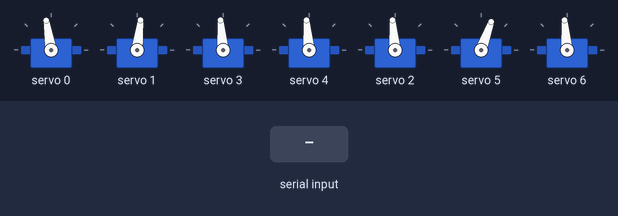
Recording of a sketch running on a simulated Arduino Uno, built with avr-gcc and run on an emulated ATmega328P. Parts: 7 × servo. The inputs (shaded band) are chosen by the test bench.

Above: at 1.26 s.
1.3 s: "Anger,1\n" received over Serial
At 1.46 s:
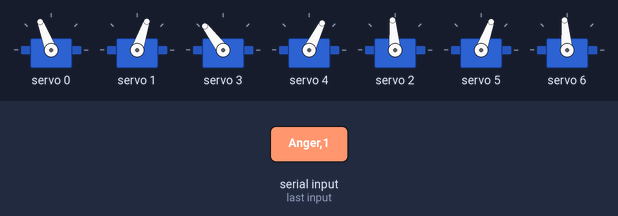
4.3 s: "UserEntered\n" received over Serial
At 4.96 s:
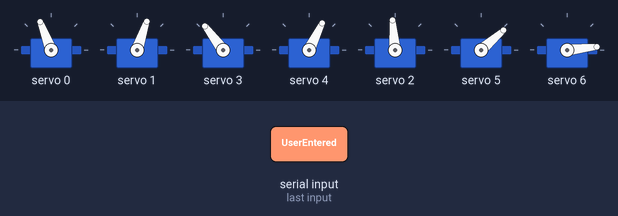
7.3 s: "Neutral,1\n" received over Serial
At 7.66 s:
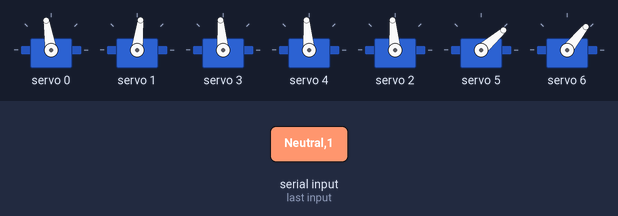
10.3 s: "Super_Happy\n" received over Serial
At 11.1 s:
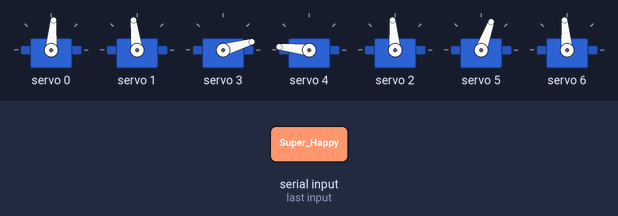
13.3 s: "Semi_Happy\n" received over Serial
At 13.49 s:
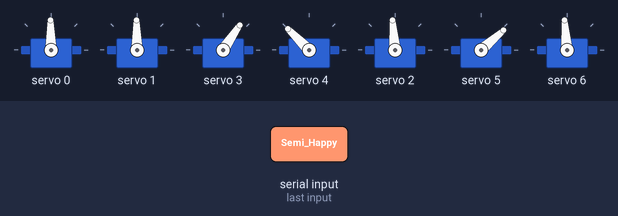
16.3 s: "Curious\n" received over Serial
At 16.71 s:
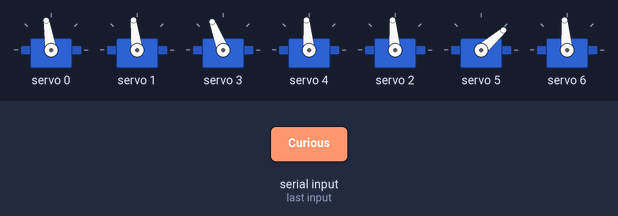
Timing chart, 0 to 20.3 s (numbered marks = the images above; inputs shaded):
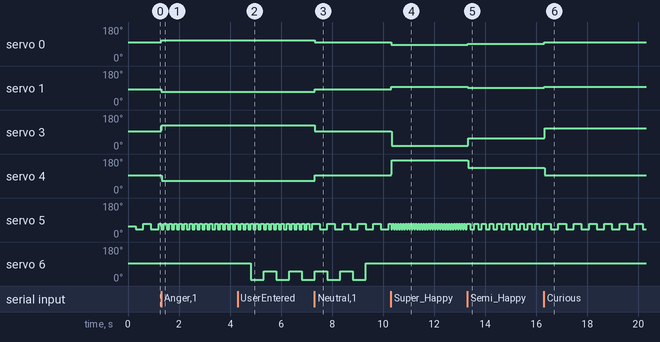

The sketch:

servo.ino
```cpp
#include <Wire.h>
#include <Adafruit_PWMServoDriver.h>

Adafruit_PWMServoDriver myServo;

#define SERVO_MIN_PULSE 150
#define SERVO_MAX_PULSE 600
static const uint16_t SERVO_CENTER = (SERVO_MIN_PULSE + SERVO_MAX_PULSE) / 2;

// Calibration: neutral positions for the two eyebrows
static const uint16_t EYEBROW_BASE_LEFT  = SERVO_CENTER + 10;
static const uint16_t EYEBROW_BASE_RIGHT = SERVO_CENTER - 30;

// Eyebrow expression offsets (in PWM units)
static const int16_t EYEBROW_OFFSET_NEUTRAL   =   0;
static const int16_t EYEBROW_OFFSET_SLIGHT_UP = +20;
static const int16_t EYEBROW_OFFSET_REAL_UP   = +35;
static const int16_t EYEBROW_OFFSET_DOWN      = -30;

// Named indices for each servo channel on the PCA9685
enum ServoChannel {
  CHANNEL_LEFT_EYEBROW = 0,
  CHANNEL_RIGHT_EYEBROW,
  CHANNEL_EYE_MOVEMENT,
  CHANNEL_MOUTH_LEFT,
  CHANNEL_MOUTH_RIGHT,
  CHANNEL_ANTENNA,
  CHANNEL_ARM
};

// Mouth animation step size
static const uint8_t  MOUTH_MOVE_STEP = 10;

// Antenna motion parameters
static const uint16_t ANTENNA_NEUTRAL_OFFSET   = 100;
static const uint16_t ANTENNA_NEUTRAL_POSITION = SERVO_CENTER - ANTENNA_NEUTRAL_OFFSET;
static const uint16_t ANTENNA_SWEEP_AMPLITUDE  = 37;

// Timing and state for antenna
typedef unsigned long ul;
static ul  lastAntennaToggleTime = 0;
static ul  antennaToggleInterval = 300;
static bool antennaToggleState    = false;
static bool antennaErraticMode    = false;

// Timing and state for arm wave
static bool armWaveEnabled          = false;
static ul   armWaveStartTime        = 0;
static const ul ARM_WAVE_DURATION   = 5000;
static const ul ARM_TOGGLE_INTERVAL = 500;
static ul   lastArmToggleTime       = 0;
static bool armToggleState          = false;

// Mouth servo positions (current vs. target)
int currentMouthLeftPWM, currentMouthRightPWM;
int targetMouthLeftPWM,  targetMouthRightPWM;

// Last applied expression & serial buffer
static String lastExpression    = "";
static String serialInputBuffer = "";

/**
 * @brief Write a new PWM value only if it’s changed, to reduce I2C traffic.
 * @param channel PCA9685 channel index.
 * @param pwmValue Desired PWM duty cycle (between SERVO_MIN_PULSE and SERVO_MAX_PULSE).
 */
void writeServoIfChanged(uint8_t channel, uint16_t pwmValue) {
  static uint16_t lastPWM[16] = {0};
  if (lastPWM[channel] != pwmValue) {
    myServo.setPWM(channel, 0, pwmValue);
    lastPWM[channel] = pwmValue;
  }
}

/**
 * @brief Apply a uniform offset to both eyebrows.
 *        Right brow moves with the offset; left brow inverts it.
 * @param offset Positive to raise, negative to lower.
 */
void updateEyebrowOffset(int16_t offset) {
  uint16_t rightPos = constrain(int(EYEBROW_BASE_RIGHT) + offset, SERVO_MIN_PULSE, SERVO_MAX_PULSE);
  uint16_t leftPos  = constrain(int(EYEBROW_BASE_LEFT)  - offset, SERVO_MIN_PULSE, SERVO_MAX_PULSE);
  writeServoIfChanged(CHANNEL_LEFT_EYEBROW,  leftPos);
  writeServoIfChanged(CHANNEL_RIGHT_EYEBROW, rightPos);
}

void setup() {
  Serial.begin(9600);
  myServo.begin();
  myServo.setPWMFreq(60);
  delay(10);

  // Initialize mouth to center
  currentMouthLeftPWM   = targetMouthLeftPWM   = SERVO_CENTER;
  currentMouthRightPWM  = targetMouthRightPWM  = SERVO_CENTER;

  // Neutral expression
  updateEyebrowOffset(EYEBROW_OFFSET_NEUTRAL);
  writeServoIfChanged(CHANNEL_MOUTH_LEFT, 2 * SERVO_CENTER - currentMouthLeftPWM);
  writeServoIfChanged(CHANNEL_MOUTH_RIGHT, currentMouthRightPWM);
  writeServoIfChanged(CHANNEL_EYE_MOVEMENT, SERVO_CENTER);
  writeServoIfChanged(CHANNEL_ANTENNA, ANTENNA_NEUTRAL_POSITION);
  writeServoIfChanged(CHANNEL_ARM, SERVO_CENTER);
}

void loop() {
  // Buffer up serial until newline, then parse
  while (Serial.available()) {
    char c = Serial.read();
    if (c == '\n') {
      parseIncomingSerial(serialInputBuffer);
      serialInputBuffer = "";
    } else {
      serialInputBuffer += c;
      if (serialInputBuffer.length() > 200)
        serialInputBuffer = serialInputBuffer.substring(serialInputBuffer.length() - 200);
    }
  }

  // Update all dynamic motions
  updateAntennaSwing();
  updateMouthAnimation();
  updateArmWavingMotion();
}

/**
 * @brief Handle a complete line from serial: expressions or user enter/leave.
 * @param line Trimmed serial line, e.g. "Anger,Left 50px" or "UserEntered".
 */
void parseIncomingSerial(const String &line) {
  String msg = line; msg.trim();

  if (msg == "UserEntered") {
    armWaveEnabled    = true;
    armWaveStartTime  = millis();
    lastArmToggleTime = millis();
    armToggleState    = false;
    return;
  }
  if (msg == "UserLeft") {
    armWaveEnabled = false;
    writeServoIfChanged(CHANNEL_ARM, SERVO_CENTER);
    return;
  }

  int commaIndex = msg.indexOf(',');
  String expression = (commaIndex > 0 ? msg.substring(0, commaIndex) : msg);
  String eyeData    = (commaIndex > 0 ? msg.substring(commaIndex + 1) : "");

  if (expression != lastExpression) {
    applyExpressionSettings(expression);
    lastExpression = expression;
  }
  updateEyeServoPosition(eyeData);
}

/**
 * @brief Set target positions and timings based on the named emotion.
 * @param expression One of "Sadness", "Anger", "Neutral", "Super_Happy", "Semi_Happy", "Curious", "Fear".
 */
void applyExpressionSettings(const String &expression) {
  antennaErraticMode = false;

  if (expression == "Sadness") {
    updateEyebrowOffset(EYEBROW_OFFSET_DOWN);
    targetMouthLeftPWM  = targetMouthRightPWM = SERVO_CENTER - 80;
    antennaToggleInterval = 600;
  }
  else if (expression == "Anger") {
    updateEyebrowOffset(EYEBROW_OFFSET_DOWN);
    targetMouthLeftPWM  = targetMouthRightPWM = SERVO_CENTER - 80;
    antennaToggleInterval = 100;
  }
  else if (expression == "Neutral") {
    updateEyebrowOffset(EYEBROW_OFFSET_NEUTRAL);
    targetMouthLeftPWM  = targetMouthRightPWM = SERVO_CENTER;
    antennaToggleInterval = 300;
  }
  else if (expression == "Super_Happy") {
    updateEyebrowOffset(EYEBROW_OFFSET_REAL_UP);
    targetMouthLeftPWM  = targetMouthRightPWM = SERVO_CENTER + 200;
    antennaToggleInterval = 50;
  }
  else if (expression == "Semi_Happy") {
    updateEyebrowOffset(EYEBROW_OFFSET_SLIGHT_UP);
    targetMouthLeftPWM  = targetMouthRightPWM = SERVO_CENTER + 100;
    antennaToggleInterval = 150;
  }
  else if (expression == "Curious") {
    // Curious: only the right brow goes fully up
    uint16_t leftPos  = constrain(int(EYEBROW_BASE_LEFT)  + EYEBROW_OFFSET_NEUTRAL, SERVO_MIN_PULSE, SERVO_MAX_PULSE);
    uint16_t rightPos = constrain(int(EYEBROW_BASE_RIGHT) + EYEBROW_OFFSET_REAL_UP,   SERVO_MIN_PULSE, SERVO_MAX_PULSE);
    writeServoIfChanged(CHANNEL_LEFT_EYEBROW,  leftPos);
    writeServoIfChanged(CHANNEL_RIGHT_EYEBROW, rightPos);

    targetMouthLeftPWM  = SERVO_CENTER - 40;
    targetMouthRightPWM = SERVO_CENTER;
    antennaToggleInterval = 300;
  }
  else if (expression == "Fear") {
    updateEyebrowOffset(EYEBROW_OFFSET_SLIGHT_UP);
    targetMouthLeftPWM  = targetMouthRightPWM = SERVO_CENTER;
    antennaErraticMode  = true;
  }
}

/**
 * @brief Smoothly interpolate mouth servos toward their targets.
 */
void updateMouthAnimation() {
  // Left mouth
  if (currentMouthLeftPWM <  targetMouthLeftPWM)
    currentMouthLeftPWM = min(currentMouthLeftPWM + MOUTH_MOVE_STEP, targetMouthLeftPWM);
  else if (currentMouthLeftPWM > targetMouthLeftPWM)
    currentMouthLeftPWM = max(currentMouthLeftPWM - MOUTH_MOVE_STEP, targetMouthLeftPWM);
  writeServoIfChanged(
    CHANNEL_MOUTH_LEFT,
    constrain(2 * SERVO_CENTER - currentMouthLeftPWM, SERVO_MIN_PULSE, SERVO_MAX_PULSE)
  );

  // Right mouth
  if (currentMouthRightPWM <  targetMouthRightPWM)
    currentMouthRightPWM = min(currentMouthRightPWM + MOUTH_MOVE_STEP, targetMouthRightPWM);
  else if (currentMouthRightPWM > targetMouthRightPWM)
    currentMouthRightPWM = max(currentMouthRightPWM - MOUTH_MOVE_STEP, targetMouthRightPWM);
  writeServoIfChanged(CHANNEL_MOUTH_RIGHT,
                     constrain(currentMouthRightPWM, SERVO_MIN_PULSE, SERVO_MAX_PULSE)
  );
}

/**
 * @brief Swing the antenna back and forth. In "erratic" mode, it alternates rapidly.
 */
void updateAntennaSwing() {
  ul now = millis();
  ul interval = antennaErraticMode ? (antennaToggleState ? 50 : 300)
                                   : antennaToggleInterval;

  if (now - lastAntennaToggleTime >= interval) {
    uint16_t pos = antennaToggleState
                   ? (ANTENNA_NEUTRAL_POSITION + ANTENNA_SWEEP_AMPLITUDE)
                   : (ANTENNA_NEUTRAL_POSITION - ANTENNA_SWEEP_AMPLITUDE);
    writeServoIfChanged(CHANNEL_ANTENNA, pos);
    antennaToggleState      = !antennaToggleState;
    lastAntennaToggleTime   = now;
  }
}

/**
 * @brief Perform a brief waving motion on the arm when a user enters.
 */
void updateArmWavingMotion() {
  if (!armWaveEnabled) return;

  ul now = millis();
  if (now - armWaveStartTime > ARM_WAVE_DURATION) {
    armWaveEnabled = false;
    writeServoIfChanged(CHANNEL_ARM, SERVO_CENTER);
    return;
  }

  if (now - lastArmToggleTime >= ARM_TOGGLE_INTERVAL) {
    uint16_t leftPos = SERVO_CENTER - 112;
    uint16_t pos     = armToggleState ? leftPos : SERVO_MIN_PULSE;
    writeServoIfChanged(CHANNEL_ARM, pos);
    armToggleState      = !armToggleState;
    lastArmToggleTime   = now;
  }
}

/**
 * @brief Convert a string like "Left 50px" into a servo movement on the eye channel.
 * @param eyeData e.g. "Left 50px" or "Right 30px".
 */
void updateEyeServoPosition(const String &eyeData) {
  String s = eyeData; s.trim();
  int pwmTarget = SERVO_CENTER;

  if (s.startsWith("Left") || s.startsWith("Right")) {
    int idx = s.indexOf(' ');
    if (idx > 0) {
      String numStr = s.substring(idx + 1);
      numStr.replace("px", "");
      int px = constrain(numStr.toInt(), 0, 200);
      int mapped = map(px, 0, 200, 0, 150);
      pwmTarget += s.startsWith("Left") ? mapped : -mapped;
    }
  }

  writeServoIfChanged(
    CHANNEL_EYE_MOVEMENT,
    constrain(pwmTarget, SERVO_MIN_PULSE, SERVO_MAX_PULSE)
  );
}
```

Measured:
- after the input at 1.3 s, servo 0: 99° → 111° at once; servo 1: 83° → 71° at once; servo 3: 95° → 127° at once; servo 4: 95° → 64° at once; servo 5: alternates 70° for 0.10 s and 41° for 0.10 s, starting at once
- after the input at 4.3 s, servo 6: alternates 51° for 0.50 s and 6° for 0.50 s, starting after 0.51 s
- after the input at 7.3 s, servo 0: 111° → 99° at once; servo 1: 71° → 83° at once; servo 3: 127° → 95° at once; servo 4: 64° → 95° at once; servo 5: alternates 70° for 0.30 s and 41° for 0.30 s, starting after 0.21 s
- after the input at 10.3 s, servo 0: 99° → 85° at once; servo 1: 83° → 97° at once; servo 3: 95° → 16° at once; servo 4: 95° → 174° at once; servo 5: alternates 70° for 0.05 s and 41° for 0.05 s, starting at once
- after the input at 13.3 s, servo 0: 85° → 91° at once; servo 1: 97° → 91° at once; servo 3: 16° → 56° at once; servo 4: 174° → 135° at once; servo 5: alternates 70° for 0.15 s and 41° for 0.15 s, starting after 0.12 s
- after the input at 16.3 s, servo 0: 91° → 99° at once; servo 1: 91° → 97° at once; servo 3: 56° → 111° at once; servo 4: 135° → 95° at once; servo 5: alternates 70° for 0.30 s and 41° for 0.30 s, starting after 0.27 s
- by itself, servo 5: alternates 70° for 0.30 s and 41° for 0.30 s
